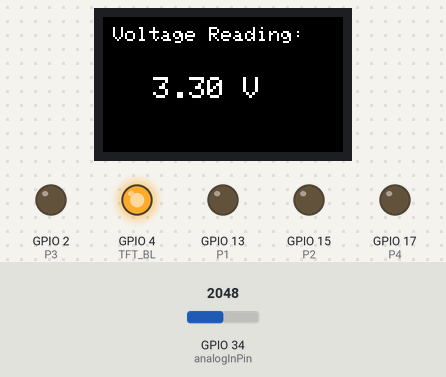
A sketch run on a simulated ESP32. Shown: 240×135 colour display, output pins drawn as LEDs (lit = HIGH). The inputs (shaded band) are chosen by the test bench; at power-on: GPIO 34 (analogInPin) = 2048. What the sketch prints to the serial monitor is not drawn.

Above: at 1.3 s.
1.4 s: GPIO 34 (analogInPin) set to 2866
At 2.6 s:
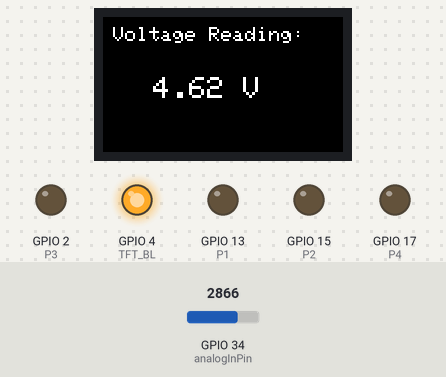
3.1 s: GPIO 34 (analogInPin) set to 3603
At 3.9 s:
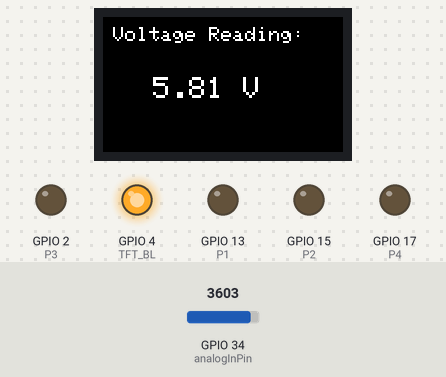
4.8 s: GPIO 34 (analogInPin) set to 4095
At 6.5 s:
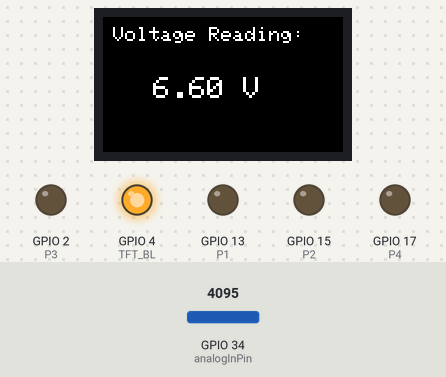
Timing chart, 0 to 8.0 s (numbered marks = the images above; inputs shaded):
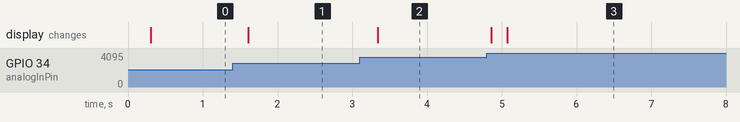

Measured:
- after the input at 1.4 s, the display: changes after 0.21 s (image 1)
- after the input at 3.1 s, the display: changes after 0.24 s (image 2)
- after the input at 4.8 s, the display: first changes after 0.06 s (image 3 shows a later state)

The sketch:

Battery_voltage_Display.ino
```cpp
// ESP32 TTGO T-DISPLAY Voltmeter using Adafruit_ST7789
// Pins 13, 15, 2, 17 forced LOW

#include <Adafruit_GFX.h>
#include <Adafruit_ST7789.h>
#include <SPI.h>

// --- Display Pins ---
#define TFT_MOSI 19
#define TFT_SCLK 18
#define TFT_CS   5
#define TFT_DC   16
#define TFT_RST  23
#define TFT_BL   4   // Backlight control pin

// Create display object (Hardware SPI)
Adafruit_ST7789 tft = Adafruit_ST7789(TFT_CS, TFT_DC, TFT_RST);

// Analog input pin
#define analogInPin 34

// Pins to keep LOW always
#define P1 13
#define P2 15
#define P3 2
#define P4 17

void setup() {
  Serial.begin(115200);

  pinMode(analogInPin, INPUT);

  // Set pins low
  pinMode(P1, OUTPUT);
  pinMode(P2, OUTPUT);
  pinMode(P3, OUTPUT);
  pinMode(P4, OUTPUT);

  digitalWrite(P1, LOW);
  digitalWrite(P2, LOW);
  digitalWrite(P3, LOW);
  digitalWrite(P4, LOW);

  // Init SPI Display
  SPI.begin(TFT_SCLK, -1, TFT_MOSI, -1);
  tft.init(135, 240);  // TTGO T-Display resolution, rotate if needed
  tft.setRotation(1);

  // Turn on backlight
  pinMode(TFT_BL, OUTPUT);
  digitalWrite(TFT_BL, HIGH);

  tft.fillScreen(ST77XX_BLACK);
  tft.setTextColor(ST77XX_WHITE, ST77XX_BLACK);
  tft.setCursor(10, 10);
  tft.setTextSize(2);
  tft.println("Voltage Reading:");
}

void displayReading(float va) {
  // Clear old reading area
  tft.fillRect(0, 50, 240, 80, ST77XX_BLACK);

  tft.setCursor(50, 60);
  tft.setTextSize(3);
  tft.print(va, 2);
  tft.print(" V");
}

void loop() {
  uint8_t samples = 30;
  int sum = 0;

  while (samples--) {
    sum += analogRead(analogInPin);
    delay(3);
  }

  float avg = (float)sum / 30.0;
  float vout = (avg * 3.3) / 4096.0;
  float voltage = vout * 2.0; // Divider scaling

  displayReading(voltage);

  Serial.print("Voltage: ");
  Serial.print(voltage, 2);
  Serial.println(" V");

  // Keep pins LOW always
  digitalWrite(P1, LOW);
  digitalWrite(P2, LOW);
  digitalWrite(P3, LOW);
  digitalWrite(P4, LOW);

  delay(100);
}
```
